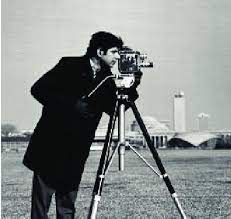
%> input picture Digital Image Processing Lab/Lab Manual Solve/cameraman.jpg, 231 x 219 px
$ octave Untitled2c.m   (GNU Octave 9; MATLAB toolbox functions it lacks are replaced by stand-ins)
%> lines starting %> are read from the running program, lines starting %| are printed output that depends on the picture
clc;
close all;
clear all;

originalimage = imread('cameraman.jpg');
%> originalimage is the input picture: size 219x231x3 uint8; mean R, G, B 135.7, 140.4, 139.6
img = rgb2gray(originalimage);
img = imresize(img, [512 512]);
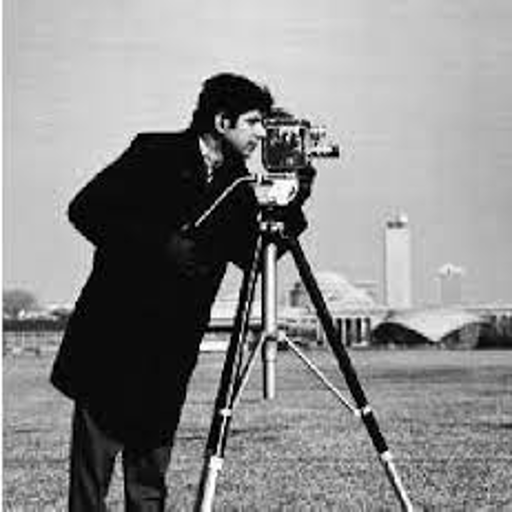
%> img: size 512x512 uint8; min 0, max 255, mean 138.9

%% difference between orginal and the image obtained by last three bits
[rows, columns] = size(img);
%> rows = 512; columns = 512
mask = 224; %3bit mask

three_msb_img = bitand(img, mask);
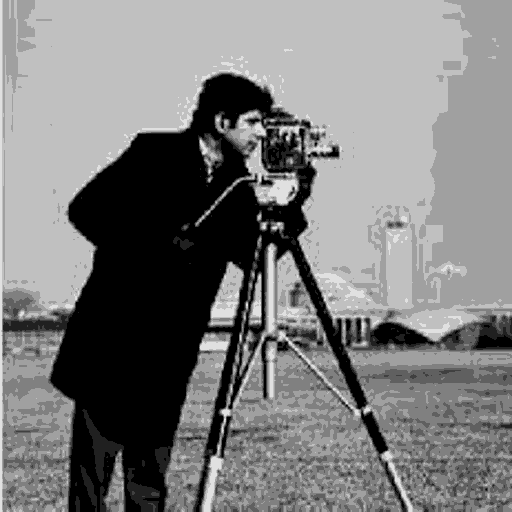
%> three_msb_img: size 512x512 uint8; min 0, max 224, mean 124.3

difference_image = imabsdiff(img, three_msb_img);
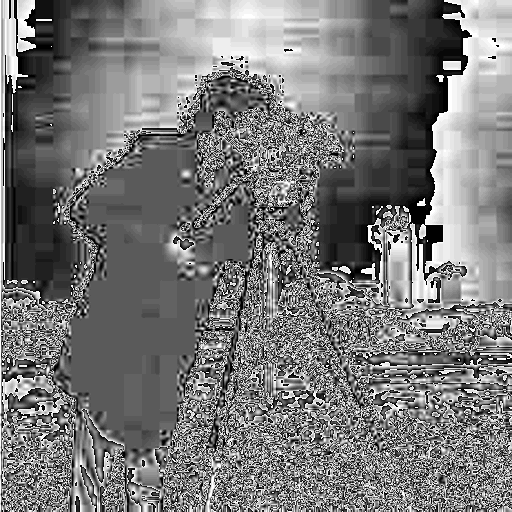
%> difference_image: size 512x512 uint8; min 0, max 31, mean 14.6; drawn with min black and max white

%% Plot Images
subplot(3,1,1);
imshow(img);
title('Original Image');

subplot(3,1,2);
imshow(three_msb_img);
title('Three MSB image');

subplot(3,1,3);
imshow(difference_image);
title('Difference Image');
